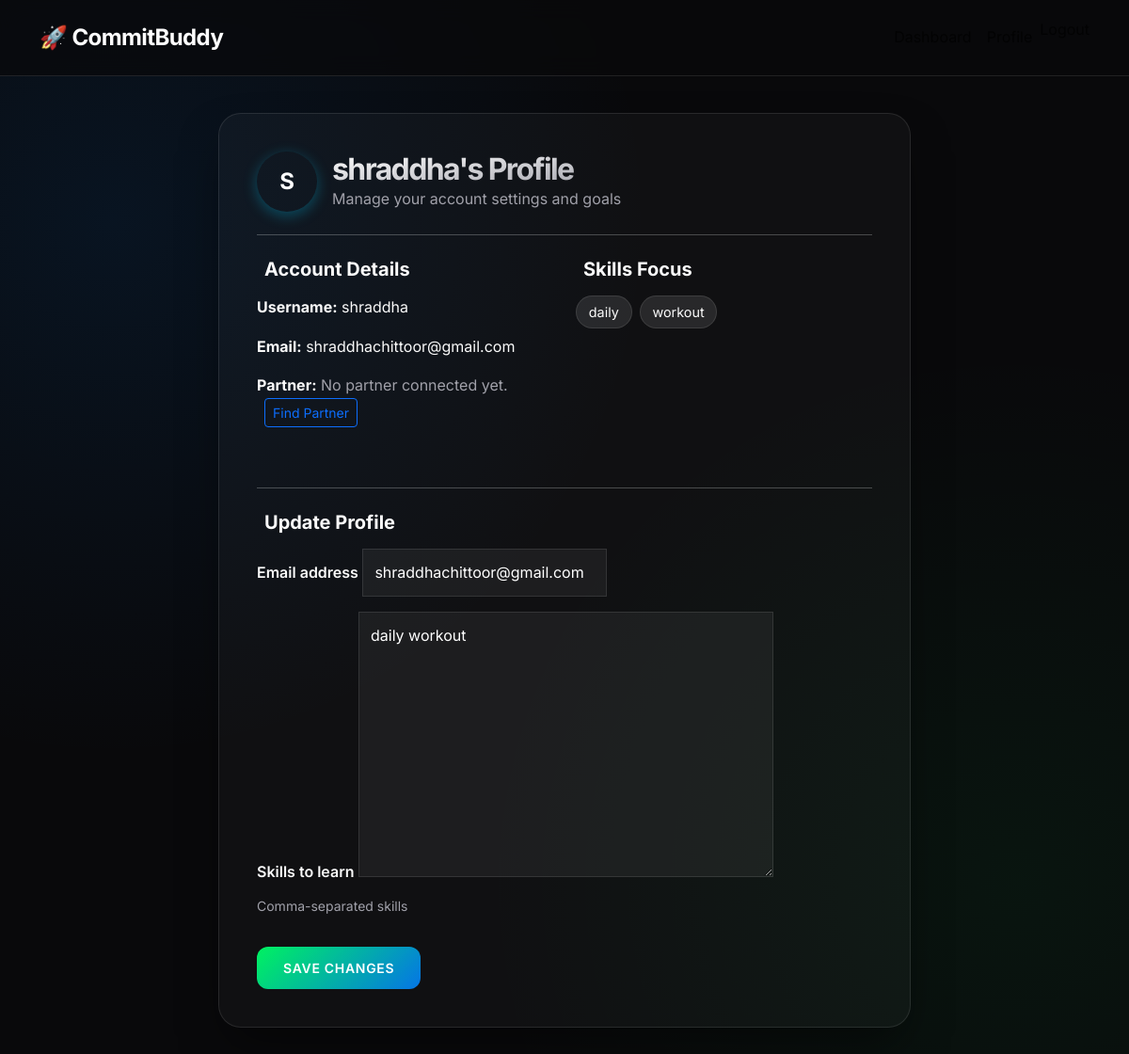
Page /users/profile/ (signed in) on the earlier database version.
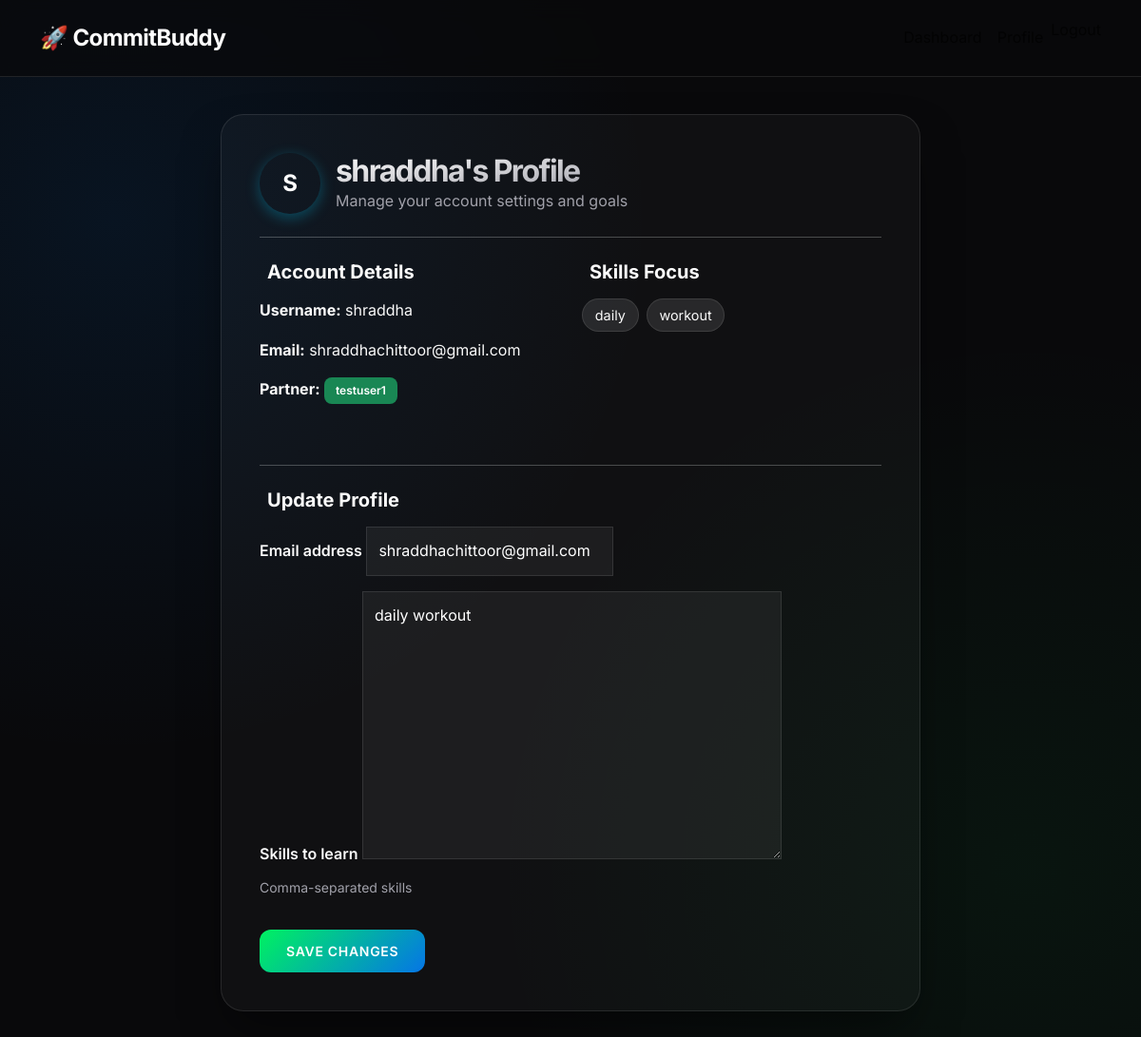
Same page on the later database version.
### users/models.py (models this page shows, shortened)
class CustomUser(AbstractUser):
    partner = models.OneToOneField(
        'self',
        on_delete=models.SET_NULL,
        null=True,
        blank=True,
        related_name='accountability_partner'
    )
    skills_to_learn = models.TextField(blank=True, help_text="Comma-separated skills")

### users/views.py (the view)
# urls.py: path('profile/', views.profile, name='profile'),
@login_required
def profile(request):
    if request.method == 'POST':
        form = UserUpdateForm(request.POST, instance=request.user)
        if form.is_valid():
            form.save()
            messages.success(request, "Your profile has been updated!")
            return redirect('profile')
    else:
        form = UserUpdateForm(instance=request.user)
    return render(request, 'users/profile.html', {'form': form})

### users/forms.py
class UserUpdateForm(forms.ModelForm):
    class Meta:
        model = CustomUser
        fields = ('email', 'skills_to_learn',)

### templates/users/profile.html (shortened to what this page needs)
{% extends 'base.html' %}
{% block content %}
<div class="row justify-content-center fade-in">
    <div class="col-md-8">
        <div class="glass-card">
            <div class="d-flex align-items-center mb-4">
                <div class="avatar-circle me-3">
                    {{ user.username|first|upper }}
                </div>
                <div>
                    <h2 class="mb-0 fw-bold">{{ user.username }}'s Profile</h2>
                    <p class="text-muted mb-0">Manage your account settings and goals</p>
                </div>
            </div>
            <hr class="border-light opacity-10 mb-4">
            <div class="row">
                <div class="col-md-6 mb-4">
                    <h5 class="fw-bold mb-3">Account Details</h5>
                    <p><strong>Username:</strong> {{ user.username }}</p>
                    <p><strong>Email:</strong> {{ user.email|default:"Not set" }}</p>
                    <p><strong>Partner:</strong>
                        {% if user.partner %}
                        <span class="badge bg-success">{{ user.partner.username }}</span>
                        {% else %}
                        <span class="text-muted italic">No partner connected yet.</span>
                        <a href="{% url 'find_partner' %}" class="btn btn-sm btn-outline-primary ms-2">Find Partner</a>
                        {% endif %}
                    </p>
                </div>
                <div class="col-md-6 mb-4">
                    <h5 class="fw-bold mb-3">Skills Focus</h5>
                    {% if user.skills_to_learn %}
                    <div class="d-flex flex-wrap gap-2">
                        {% for skill in user.skills_to_learn.split %}
                        <span class="skill-tag">{{ skill|cut:"," }}</span>
                        {% endfor %}
                    </div>
                    {% else %}
                    <p class="text-muted italic">No skills listed yet.</p>
                    {% endif %}
                </div>
            </div>
            <hr class="border-light opacity-10 my-4">
            <h5 class="fw-bold mb-3">Update Profile</h5>
            <form method="post">
                {% for field in form %}
                <div class="mb-3">
                    <label class="form-label fw-semibold">{{ field.label }}</label>
                    {{ field }}
                    {% if field.help_text %}
                    <div class="form-text text-muted">{{ field.help_text }}</div>
                    {% endif %}
                </div>
                {% endfor %}
                <button type="submit" class="btn btn-premium mt-3">Save Changes</button>
            </form>
        </div>
    </div>
</div>
{% endblock %}

### templates/base.html (shortened to what this page needs)
{% load static %}
<!DOCTYPE html>
<html lang="en">
<head>
    <link href="https://cdn.jsdelivr.net/npm/bootstrap@5.3.0/dist/css/bootstrap.min.css" rel="stylesheet">
    <link rel="stylesheet" href="https://cdn.jsdelivr.net/npm/bootstrap-icons@1.11.1/font/bootstrap-icons.css">
    <link rel="stylesheet" href="{% static 'css/style.css' %}">
</head>
<body>
    <nav class="navbar navbar-expand-lg fixed-top">
        <div class="container">
            <a class="navbar-brand fw-bold text-white" href="/">🚀 CommitBuddy</a>
            <div class="collapse navbar-collapse" id="navbarNav">
                <ul class="navbar-nav ms-auto">
                    {% if user.is_authenticated %}
                    <li class="nav-item"><a class="nav-link" href="#">Dashboard</a></li>
                    <li class="nav-item"><a class="nav-link" href="/users/profile/">Profile</a></li>
                    <li class="nav-item">
                        <form action="{% url 'logout' %}" method="post" class="d-inline">
                            <button type="submit" class="nav-link btn btn-link p-0 border-0">Logout</button>
                        </form>
                    </li>
                    {% else %}
                    <li class="nav-item"><a class="nav-link" href="{% url 'login' %}">Login</a></li>
                    <li class="nav-item"><a class="nav-link btn btn-premium" href="/users/register/">Join Now</a></li>
                    {% endif %}
                </ul>
            </div>
        </div>
    </nav>
    <div class="container main-container">
        {% block content %}{% endblock %}
    </div>
</body>
</html>

### static/css/style.css (style rules this page uses)
:root { --primary: #00f260; --secondary: #0575E6; --accent: #FF0080; --bg-dark: #09090b; --card-bg: rgba(255, 255, 255, 0.03); --border-color: rgba(255, 255, 255, 0.1); --text-main: #fafafa; --text-muted: #a1a1aa; --glass-blur: blur(12px); }
body { background-color: var(--bg-dark); background-image: radial-gradient(circle at 10% 20%, rgba(5, 117, 230, 0.1) 0%, transparent 40%), radial-gradient(circle at 90% 80%, rgba(0, 242, 96, 0.05) 0%, transparent 40%); color: var(--text-main); font-family: 'Inter', system-ui, -apple-system, sans-serif; line-height: 1.6; }
.main-container { padding-top: 120px; padding-bottom: 80px; }
.glass-card { background: var(--card-bg); backdrop-filter: var(--glass-blur); -webkit-backdrop-filter: var(--glass-blur); border: 1px solid var(--border-color); border-radius: 24px; padding: 2.5rem; box-shadow: 0 25px 50px -12px rgba(0, 0, 0, 0.5); transition: transform 0.3s cubic-bezier(0.4, 0, 0.2, 1), border-color 0.3s ease; }
.navbar { background: rgba(9, 9, 11, 0.7); backdrop-filter: var(--glass-blur); border-bottom: 1px solid var(--border-color); padding: 1rem 0; }
.navbar-brand { font-size: 1.5rem; letter-spacing: -0.025em; }
.btn-premium { background: linear-gradient(135deg, var(--primary), var(--secondary)); color: white; border: none; padding: 0.75rem 1.75rem; border-radius: 12px; font-weight: 600; transition: all 0.3s ease; text-transform: uppercase; font-size: 0.875rem; letter-spacing: 0.05em; }
h1, h2, h3, .h1, .h2, .h3 { letter-spacing: -0.05em; font-weight: 800; background: linear-gradient(to bottom right, #fff, #a1a1aa); -webkit-background-clip: text; background-clip: text; -webkit-text-fill-color: transparent; }
.text-muted { color: var(--text-muted) !important; }
.badge { padding: 0.5rem 0.75rem; border-radius: 8px; font-weight: 600; }
.fade-in { animation: slideUp 0.6s cubic-bezier(0.22, 1, 0.36, 1) forwards; }

### templates/users/profile.html (style rules this page uses)
.avatar-circle { width: 64px; height: 64px; background: var(--primary-gradient); border-radius: 50%; display: flex; align-items: center; justify-content: center; font-size: 1.5rem; font-weight: bold; color: white; box-shadow: 0 4px 15px rgba(0, 210, 255, 0.3); }
.skill-tag { background: rgba(255, 255, 255, 0.1); border: 1px solid rgba(255, 255, 255, 0.1); padding: 0.3rem 0.8rem; border-radius: 20px; font-size: 0.9rem; }
input, textarea { background: rgba(255, 255, 255, 0.05) !important; border: 1px solid rgba(255, 255, 255, 0.1) !important; color: white !important; padding: 0.75rem !important; }

Differences in the rows shown:
changed CustomUser "shraddha": partner_id empty → 3 (drawn); partner.username (not shown) → "testuser1"
Other differences:
text no longer shown: "No partner connected yet. Find Partner"
